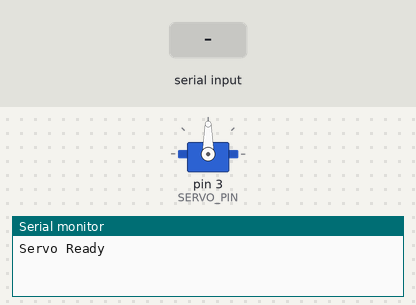
This sketch was run on a simulated Arduino Uno, built with avr-gcc and run on an emulated ATmega328P. Shown: servo, the last lines printed to the serial monitor. Inputs (shaded band) come from the test bench.

Above: at 1.2 s.
1.3 s: "30,150\n" received over Serial
At 2.5 s:
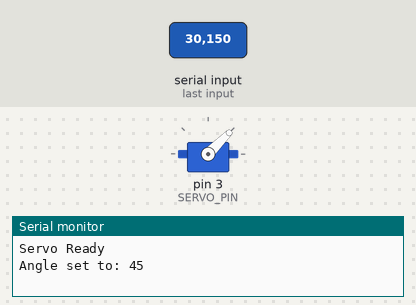
2.8 s: "200\n" received over Serial
At 3.6 s:
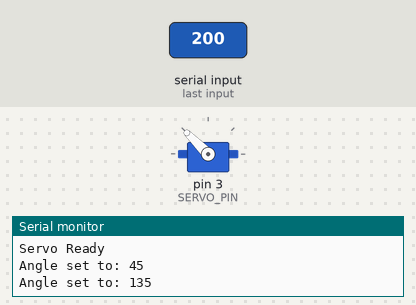
4.3 s: "90,45\n" received over Serial
At 4.7 s:
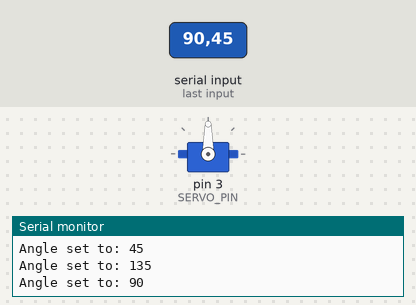
5.8 s: "5\n" received over Serial
At 7.1 s:
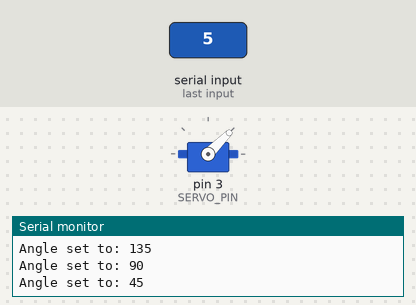
Timing chart, 0 to 8.3 s (numbered marks = the images above; inputs shaded):
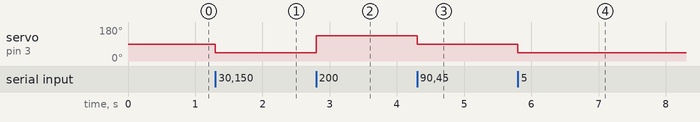

Measured:
- after the input at 1.3 s, servo on pin 3 (SERVO_PIN): 90° → 45° at once
- after the input at 2.8 s, servo on pin 3 (SERVO_PIN): 45° → 135° at once
- after the input at 4.3 s, servo on pin 3 (SERVO_PIN): 135° → 90° at once
- after the input at 5.8 s, servo on pin 3 (SERVO_PIN): 90° → 45° at once

The sketch:

angle-test.ino
```cpp
#include <Servo.h>

Servo steeringServo;

const int SERVO_PIN = 3;

void setup() {
  Serial.begin(115200);

  steeringServo.attach(SERVO_PIN);

  // Start centered
  steeringServo.write(90);

  Serial.println("Servo Ready");
}

void loop() {
  if (Serial.available()) {

    String angleString = Serial.readStringUntil('\n');

    int angle = angleString.toInt();

    // Clamp to allowed range
    angle = constrain(angle, 45, 135);

    steeringServo.write(angle);

    Serial.print("Angle set to: ");
    Serial.println(angle);
  }
}
```
